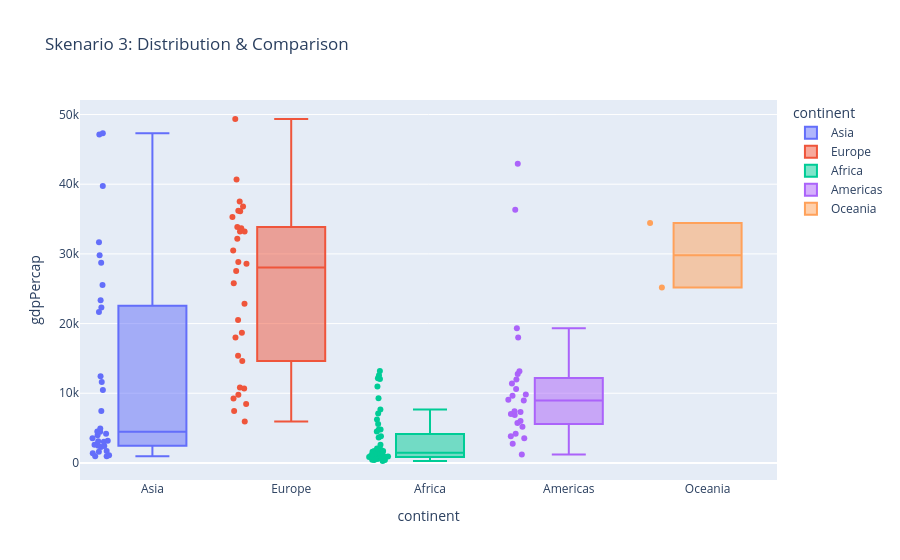

The cell this chart's notebook holds for it:
### Markdown cell above
# Contoh Skenario 3: Membandingkan Distribusi (Ekonomi)

Domain task: Membandingkan distribusi pendapatan (GDP) di setiap benua untuk melihat ketimpangan.

### Code cell
# Menggunakan Box Plot untuk Target: Distribution
fig2 = px.box(df_2007, x="continent", y="gdpPercap", color="continent",
              points="all", title="Skenario 3: Distribution & Comparison")
fig2.show()

### Figure 1 — Plotly figure (JSON) as saved in the notebook; plotly's stock layout.template omitted (floating-point values rounded to 4 significant figures)
{"data": [{"alignmentgroup": "True", "boxpoints": "all", "hovertemplate": "continent=%{x}<br>gdpPercap=%{y}<extra></extra>", "legendgroup": "Asia", "marker": {"color": "#636efa"}, "name": "Asia", "notched": false, "offsetgroup": "Asia", "orientation": "v", "showlegend": true, "type": "box", "x": ["Asia", "Asia", "Asia", "Asia", "Asia", "Asia", "Asia", "Asia", "Asia", "Asia", "Asia", "Asia", "Asia", "Asia", "Asia", "Asia", "Asia", "Asia", "Asia", "Asia", "Asia", "Asia", "Asia", "Asia", "Asia", "Asia", "Asia", "Asia", "Asia", "Asia", "Asia", "Asia", "Asia"], "x0": " ", "xaxis": "x", "y": [974.6, 29800.0, 1391.0, 1714.0, 4959.0, 39720.0, 2452.0, 3541.0, 11610.0, 4471.0, 25520.0, 31660.0, 4519.0, 1593.0, 23350.0, 47310.0, 10460.0, 12450.0, 3096.0, 944.0, 1091.0, 22320.0, 2606.0, 3190.0, 21650.0, 47140.0, 3970.0, 4185.0, 28720.0, 7458.0, 2442.0, 3025.0, 2281.0], "y0": " ", "yaxis": "y"}, {"alignmentgroup": "True", "boxpoints": "all", "hovertemplate": "continent=%{x}<br>gdpPercap=%{y}<extra></extra>", "legendgroup": "Europe", "marker": {"color": "#EF553B"}, "name": "Europe", "notched": false, "offsetgroup": "Europe", "orientation": "v", "showlegend": true, "type": "box", "x": ["Europe", "Europe", "Europe", "Europe", "Europe", "Europe", "Europe", "Europe", "Europe", "Europe", "Europe", "Europe", "Europe", "Europe", "Europe", "Europe", "Europe", "Europe", "Europe", "Europe", "Europe", "Europe", "Europe", "Europe", "Europe", "Europe", "Europe", "Europe", "Europe", "Europe"], "x0": " ", "xaxis": "x", "y": [5937.0, 36130.0, 33690.0, 7446.0, 10680.0, 14620.0, 22830.0, 35280.0, 33210.0, 30470.0, 32170.0, 27540.0, 18010.0, 36180.0, 40680.0, 28570.0, 9254.0, 36800.0, 49360.0, 15390.0, 20510.0, 10810.0, 9787.0, 18680.0, 25770.0, 28820.0, 33860.0, 37510.0, 8458.0, 33200.0], "y0": " ", "yaxis": "y"}, {"alignmentgroup": "True", "boxpoints": "all", "hovertemplate": "continent=%{x}<br>gdpPercap=%{y}<extra></extra>", "legendgroup": "Africa", "marker": {"color": "#00cc96"}, "name": "Africa", "notched": false, "offsetgroup": "Africa", "orientation": "v", "showlegend": true, "type": "box", "x": ["Africa", "Africa", "Africa", "Africa", "Africa", "Africa", "Africa", "Africa", "Africa", "Africa", "Africa", "Africa", "Africa", "Africa", "Africa", "Africa", "Africa", "Africa", "Africa", "Africa", "Africa", "Africa", "Africa", "Africa", "Africa", "Africa", "Africa", "Africa", "Africa", "Africa", "Africa", "Africa", "Africa", "Africa", "Africa", "Africa", "Africa", "Africa", "Africa", "Africa", "Africa", "Africa", "Africa", "Africa", "Africa", "Africa", "Africa", "Africa", "Africa", "Africa", "Africa", "Africa"], "x0": " ", "xaxis": "x", "y": [6223.0, 4797.0, 1441.0, 12570.0, 1217.0, 430.1, 2042.0, 706.0, 1704.0, 986.1, 277.6, 3633.0, 1545.0, 2082.0, 5581.0, 12150.0, 641.4, 690.8, 13210.0, 752.7, 1328.0, 942.7, 579.2, 1463.0, 1569.0, 414.5, 12060.0, 1045.0, 759.3, 1043.0, 1803.0, 10960.0, 3820.0, 823.7, 4811.0, 619.7, 2014.0, 7670.0, 863.1, 1598.0, 1712.0, 862.5, 926.1, 9270.0, 2602.0, 4513.0, 1107.0, 883.0, 7093.0, 1056.0, 1271.0, 469.7], "y0": " ", "yaxis": "y"}, {"alignmentgroup": "True", "boxpoints": "all", "hovertemplate": "continent=%{x}<br>gdpPercap=%{y}<extra></extra>", "legendgroup": "Americas", "marker": {"color": "#ab63fa"}, "name": "Americas", "notched": false, "offsetgroup": "Americas", "orientation": "v", "showlegend": true, "type": "box", "x": ["Americas", "Americas", "Americas", "Americas", "Americas", "Americas", "Americas", "Americas", "Americas", "Americas", "Americas", "Americas", "Americas", "Americas", "Americas", "Americas", "Americas", "Americas", "Americas", "Americas", "Americas", "Americas", "Americas", "Americas", "Americas"], "x0": " ", "xaxis": "x", "y": [12780.0, 3822.0, 9066.0, 36320.0, 13170.0, 7007.0, 9645.0, 8948.0, 6025.0, 6873.0, 5728.0, 5186.0, 1202.0, 3548.0, 7321.0, 11980.0, 2749.0, 9809.0, 4173.0, 7409.0, 19330.0, 18010.0, 42950.0, 10610.0, 11420.0], "y0": " ", "yaxis": "y"}, {"alignmentgroup": "True", "boxpoints": "all", "hovertemplate": "continent=%{x}<br>gdpPercap=%{y}<extra></extra>", "legendgroup": "Oceania", "marker": {"color": "#FFA15A"}, "name": "Oceania", "notched": false, "offsetgroup": "Oceania", "orientation": "v", "showlegend": true, "type": "box", "x": ["Oceania", "Oceania"], "x0": " ", "xaxis": "x", "y": [34440.0, 25190.0], "y0": " ", "yaxis": "y"}], "layout": {"boxmode": "overlay", "legend": {"title": {"text": "continent"}, "tracegroupgap": 0}, "title": {"text": "Skenario 3: Distribution & Comparison"}, "xaxis": {"anchor": "y", "categoryarray": ["Asia", "Europe", "Africa", "Americas", "Oceania"], "categoryorder": "array", "domain": [0, 1], "title": {"text": "continent"}}, "yaxis": {"anchor": "x", "domain": [0, 1], "title": {"text": "gdpPercap"}}}}
